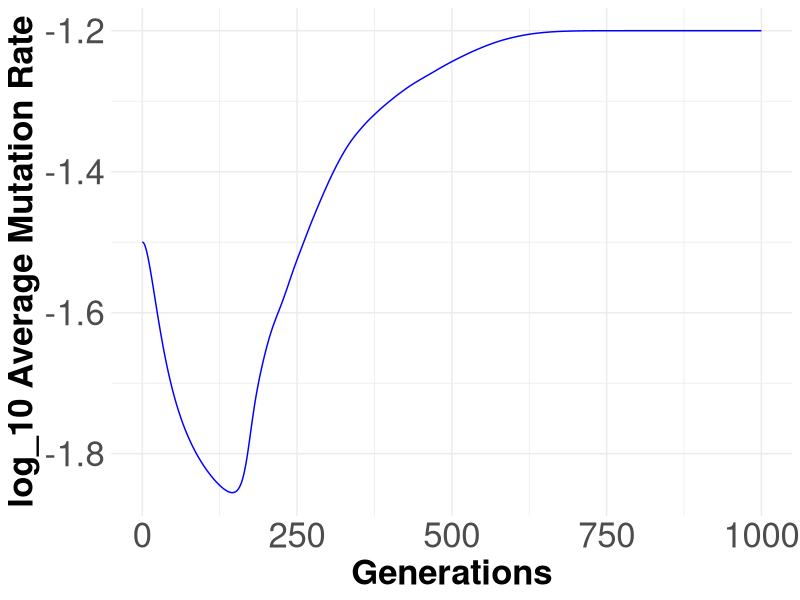
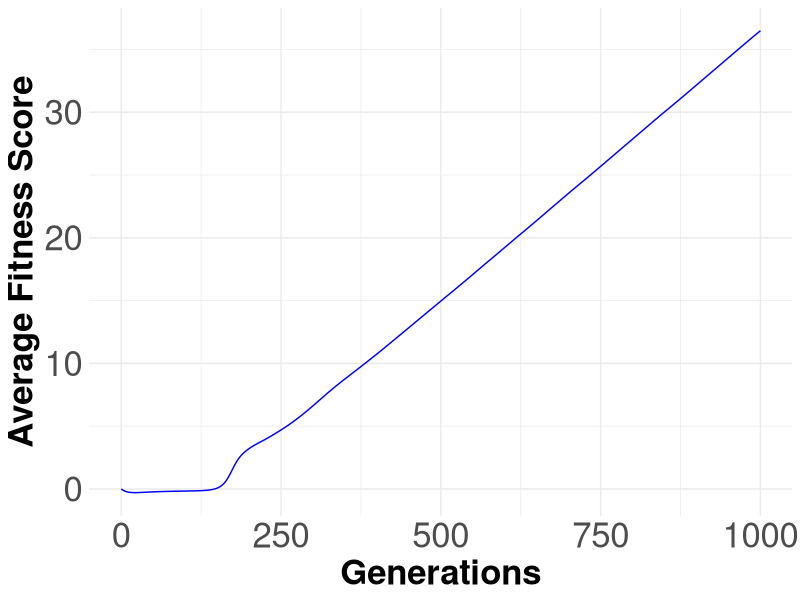
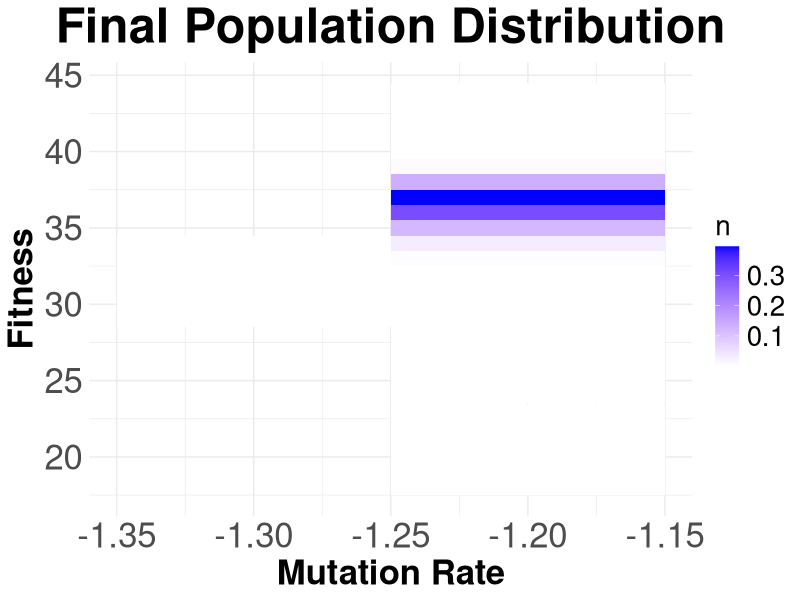

Recreate these plots in R, in order.
library(tidyverse)

# Reproduction rate function
rate <- function(w, s, r, r_max) {
  return(1 / ((((1 + s) ^ -w) / r) + 1 / r_max))
}
# Reproduction function
reproduce <- function(pop, s, r, r_max, det) {
  growth <- rate(pop$w, s, r, r_max)
  if (det) {
    n <- pop$n * growth
    pop$n <- n / sum(n)
  } else {
  pop$n <- rpois(nrow(pop), lambda = pop$n * growth)
  }
  return(pop)
}

do_mutations <- function(offspring, p_vec, jump, det) {
  # Calculate the total number of mutants and non-mutants
  if (det) {
    mutants <- offspring$n * pmin(1, 10^offspring$mu)
    non_mutants <- offspring$n - mutants
    m_counts <- outer(p_vec, mutants, "*")
  } else {
    mutants <- rbinom(nrow(offspring), offspring$n, pmin(1, 10^offspring$mu))
    non_mutants <- offspring$n - mutants
    m_counts <- sapply(mutants, function(x) rmultinom(1, size = x, prob = p_vec))
  }

  # Generate counts for each mutation type, and combine with non-mutants
  class_counts <- rbind(non_mutants, m_counts)

  # Create a data frame for the next generation
  next_gen <- data.frame(
    mu = round(rep(offspring$mu, each = 5) + jump * c(0, 1, -1, 0, 0),2),
    w = rep(offspring$w, each = 5) + c(0, 0, 0, 1, -1),
    n = as.vector(class_counts)
  )

  # Merge classes with same mu and fitness
  next_gen <- next_gen %>%
    group_by(mu, w) %>%
    summarize(n = sum(n), .groups = "drop")
  return(next_gen)
}

# Selection function
selection <- function(next_gen, size, sensitivity, det) {
  if (!det) {
    # Keep pop size constant
    current_pop <- sum(next_gen$n)
    next_gen$n <- rbinom(nrow(next_gen), next_gen$n, min(1, size / current_pop))
  }
  # Remove classes with zero n
  next_gen <- next_gen %>%
    filter(n > sensitivity)
  return(next_gen)
}

# Function to run the simulation
evolve <- function(
  size = 1e2, # Number of individuals in the population
  init_mu = -2, # Since we are storing it in log10 format
  init_w = 0, # Represented by the net number of beneficial mutations
  a = 0.1, # Proportion of mutations that affect mutation rate
  p_mu_up = 0.5, # Proportion of mutations that increase mutation rate
  jump = 1e-1, # Size of mutation rate change, increase or decrease
  p_w_up = 0.1, # Proportion of mutations that increase fitness
  generations = 1e1, # Number of generations to simulate
  s = 1e-2, # Parameter for fitness advantage/disadvantage
  r = 1, # Parameter for baseline reproduction rate
  r_max = 1e5, # Parameter for maximum reproduction rate
  sensitivity = 1e-10, # Parameter for minimum detectable population size
  det = FALSE # Whether the model is deterministic
) {
  # Initialize pop
  pop <- data.frame(
    mu = init_mu,   # log10 of initial mutation rate
    w = init_w,    # initial fitness
    n = size ^ !det    # initial pop size
  )
  # Initialize data frame for statistics
  stats <- data.frame(generation = 0:generations, mu = mean(init_mu), w = init_w)
  # Calculate probabilities of each type of mutation
  p_vec <- c(a * c(p_mu_up, 1 - p_mu_up), (1 - a) * c(p_w_up, 1 - p_w_up))

  # Simulation loop
  for (i in 1:generations) {
    # Step 1: Reproduction
    offspring <- reproduce(pop, s, r, r_max, det)

    # Step 2: Mutation
    next_gen <- do_mutations(offspring, p_vec, jump, det)

    # Step 3: Selection
    pop <- selection(next_gen, size, sensitivity, det)
    if (nrow(pop) == 0) {
      print("Population went extinct!")
      break
    }

    # Save statistics for this generation
    stats[stats$generation == i, "mu"] <- weighted.mean(pop$mu, pop$n)
    stats[stats$generation == i, "w"] <- weighted.mean(pop$w, pop$n)
  }

  return(list(pop = pop, stats = stats))
}

# Function to graph mutation rate or fitness
plot_univariate <- function(stats, var, y_label) {
  ggplot(stats, aes(x = generation)) +
    geom_line(aes(y = get(var)), color = "blue") +
    labs(x = "Generations", y = y_label) +
    theme_minimal() +
  theme(
      axis.title = element_text(size = 25, face = "bold"),
      axis.text = element_text(size = 25),
    )
}

# Function to plot heatmap of population
plot_heatmap <- function(pop) {
  ggplot(pop, aes(x = mu, y = w)) +
    geom_tile(aes(fill = n)) +
    scale_fill_gradient(low = "white", high = "blue") +
    labs(x = "Mutation Rate", y = "Fitness",
         title = "Final Population Distribution") +
    theme_minimal() +
  theme(
      plot.title = element_text(size = 35, face = "bold", hjust = 0.5),
      axis.title = element_text(size = 25, face = "bold"),
      axis.text = element_text(size = 25),
      legend.title = element_text(size = 20),
      legend.text = element_text(size = 20)
    )
}

# Save the pop and statistics
system.time({results <- evolve(generations = 1e3, init_mu = seq(-2,-1,by=0.1), sensitivity = 1e-25, r_max = Inf, det = T, size = 1e6, r = 1, s = 0.1, jump = 0, p_mu_up = 0.5, p_w_up = 1e-6)})
pop <- results$pop
stats <- results$stats
tail(stats)

# Plot the results
plot_univariate(stats, "mu", "log_10 Average Mutation Rate")
plot_univariate(stats, "w", "Average Fitness Score")
plot_heatmap(pop)
